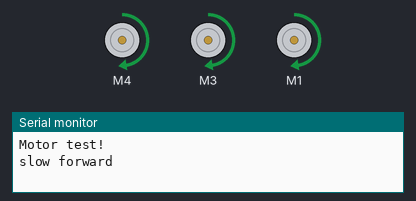
Simulated run of this sketch. Board: Arduino Uno, built with avr-gcc and run on an emulated ATmega328P. Parts: 3 × DC motor (green arrow = forward, orange = backward, longer = faster), the last lines printed to the serial monitor.

Above: at 1.5 s.
At 3.2 s:
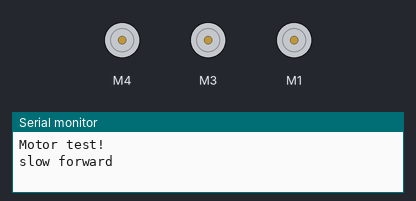
At 5.0 s:
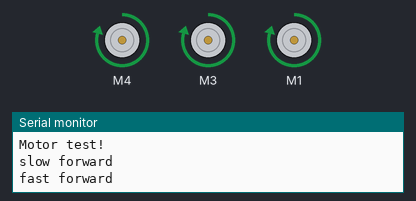
Timing chart, 0 to 9.1 s (numbered marks = the images above):
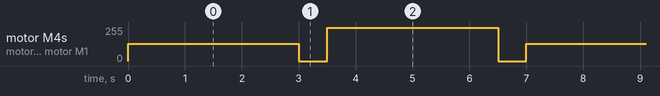

Measured:
- by itself, motor M4, motor M3, motor M1: repeats every 7.0 s: stopped 0.50 s, forward 250/255 3.0 s, stopped 0.50 s, forward 128/255 3.0 s

The sketch:

Basic_Motor_Drive.ino
```cpp
// (licence header left out)
#include <AFMotor.h>

AF_DCMotor motor0(4);
AF_DCMotor motor120(3);
AF_DCMotor motor240(1);

void setup() {
  Serial.begin(9600);           // set up Serial library at 9600 bps
  Serial.println("Motor test!");

  // turn on motor
  motor0.setSpeed(200);
  motor120.setSpeed(200);
  motor240.setSpeed(200);

  motor0.run(RELEASE);
  motor120.run(RELEASE);
  motor240.run(RELEASE);
}

void loop() {
  Serial.println("slow forward");
  motor0.run(FORWARD);
  motor120.run(FORWARD);
  motor240.run(FORWARD);
  motor0.setSpeed(128);
  motor120.setSpeed(128);
  motor240.setSpeed(128);
  delay(3000);

  motor0.run(RELEASE);
  motor120.run(RELEASE);
  motor240.run(RELEASE);
  delay(500);

  Serial.println("fast forward");
  motor0.run(FORWARD);
  motor120.run(FORWARD);
  motor240.run(FORWARD);
  motor0.setSpeed(250);
  motor120.setSpeed(250);
  motor240.setSpeed(250);
  delay(3000);

  motor0.run(RELEASE);
  motor120.run(RELEASE);
  motor240.run(RELEASE);
  delay(500);


  /*
  uint8_t i;

  Serial.print("tick");

  motor0.run(FORWARD);
  motor120.run(FORWARD);
  motor240.run(FORWARD);
  for (i=0; i<255; i++) {
    motor0.setSpeed(i);
    motor120.setSpeed(i);
    motor240.setSpeed(i);
    delay(10);
 }

  for (i=255; i!=0; i--) {
    motor0.setSpeed(i);
    motor120.setSpeed(i);
    motor240.setSpeed(i);
    delay(10);
 }

  Serial.print("tock");

  motor0.run(BACKWARD);
  motor120.run(BACKWARD);
  motor240.run(BACKWARD);
  for (i=0; i<255; i++) {
    motor0.setSpeed(i);
    motor120.setSpeed(i);
    motor240.setSpeed(i);
    delay(10);
 }

  for (i=255; i!=0; i--) {
    motor0.setSpeed(i);
    motor120.setSpeed(i);
    motor240.setSpeed(i);
    delay(10);
 }


  Serial.print("tech");
  motor0.run(RELEASE);
  motor120.run(RELEASE);
  motor240.run(RELEASE);
  delay(1000);
  */
}
```
